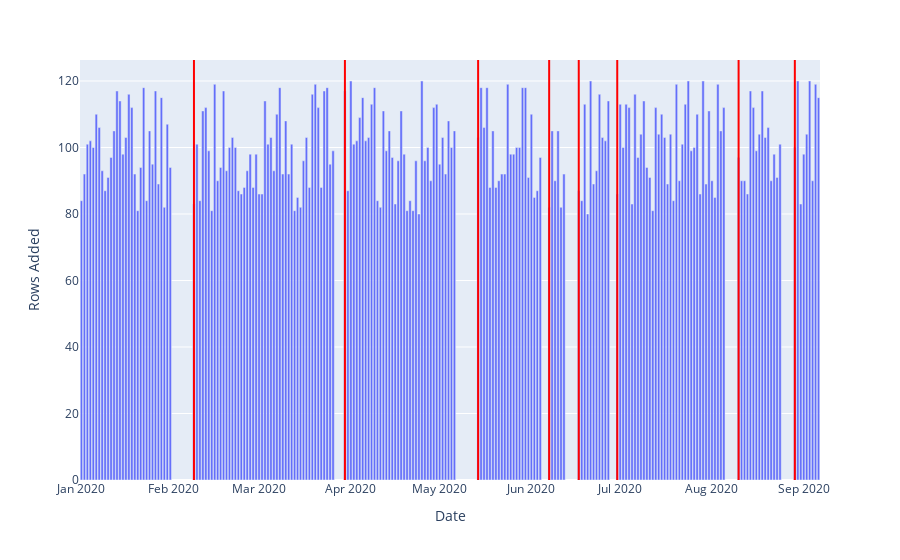

This figure's notebook cell:
### Markdown cell above
We've built a detector for **freshness incidents**, a key part of any data observability solution. With the following code, you can visualize your detections along with the update data.

### Code cell
fig = px.bar(x=all_days, y=rows_added["rows_added"])
fig.update_xaxes(title="Date")
fig.update_yaxes(title="Rows Added")

for _, row in detections.iterrows():
    fig.add_vline(x=row['DATE_ADDED'], line_color='red')
fig.show()

### Figure 1 — Plotly figure (JSON) as saved in the notebook; plotly's stock layout.template omitted (floating-point values rounded to 4 significant figures; data arrays with more than 128 entries replaced by an {"elided": "..."} marker saying what was removed)
{"data": [{"alignmentgroup": "True", "hovertemplate": "x=%{x}<br>y=%{y}<extra></extra>", "legendgroup": "", "marker": {"color": "#636efa"}, "name": "", "offsetgroup": "", "orientation": "v", "showlegend": false, "textposition": "auto", "type": "bar", "x": {"elided": "250 str values"}, "xaxis": "x", "y": {"elided": "250 int values"}, "yaxis": "y"}], "layout": {"barmode": "relative", "legend": {"tracegroupgap": 0}, "margin": {"t": 60}, "shapes": [{"line": {"color": "red"}, "type": "line", "x0": "2020-02-08", "x1": "2020-02-08", "xref": "x", "y0": 0, "y1": 1, "yref": "y domain"}, {"line": {"color": "red"}, "type": "line", "x0": "2020-03-30", "x1": "2020-03-30", "xref": "x", "y0": 0, "y1": 1, "yref": "y domain"}, {"line": {"color": "red"}, "type": "line", "x0": "2020-05-14", "x1": "2020-05-14", "xref": "x", "y0": 0, "y1": 1, "yref": "y domain"}, {"line": {"color": "red"}, "type": "line", "x0": "2020-06-07", "x1": "2020-06-07", "xref": "x", "y0": 0, "y1": 1, "yref": "y domain"}, {"line": {"color": "red"}, "type": "line", "x0": "2020-06-17", "x1": "2020-06-17", "xref": "x", "y0": 0, "y1": 1, "yref": "y domain"}, {"line": {"color": "red"}, "type": "line", "x0": "2020-06-30", "x1": "2020-06-30", "xref": "x", "y0": 0, "y1": 1, "yref": "y domain"}, {"line": {"color": "red"}, "type": "line", "x0": "2020-08-10", "x1": "2020-08-10", "xref": "x", "y0": 0, "y1": 1, "yref": "y domain"}, {"line": {"color": "red"}, "type": "line", "x0": "2020-08-29", "x1": "2020-08-29", "xref": "x", "y0": 0, "y1": 1, "yref": "y domain"}], "xaxis": {"anchor": "y", "domain": [0, 1], "title": {"text": "Date"}}, "yaxis": {"anchor": "x", "domain": [0, 1], "title": {"text": "Rows Added"}}}}
